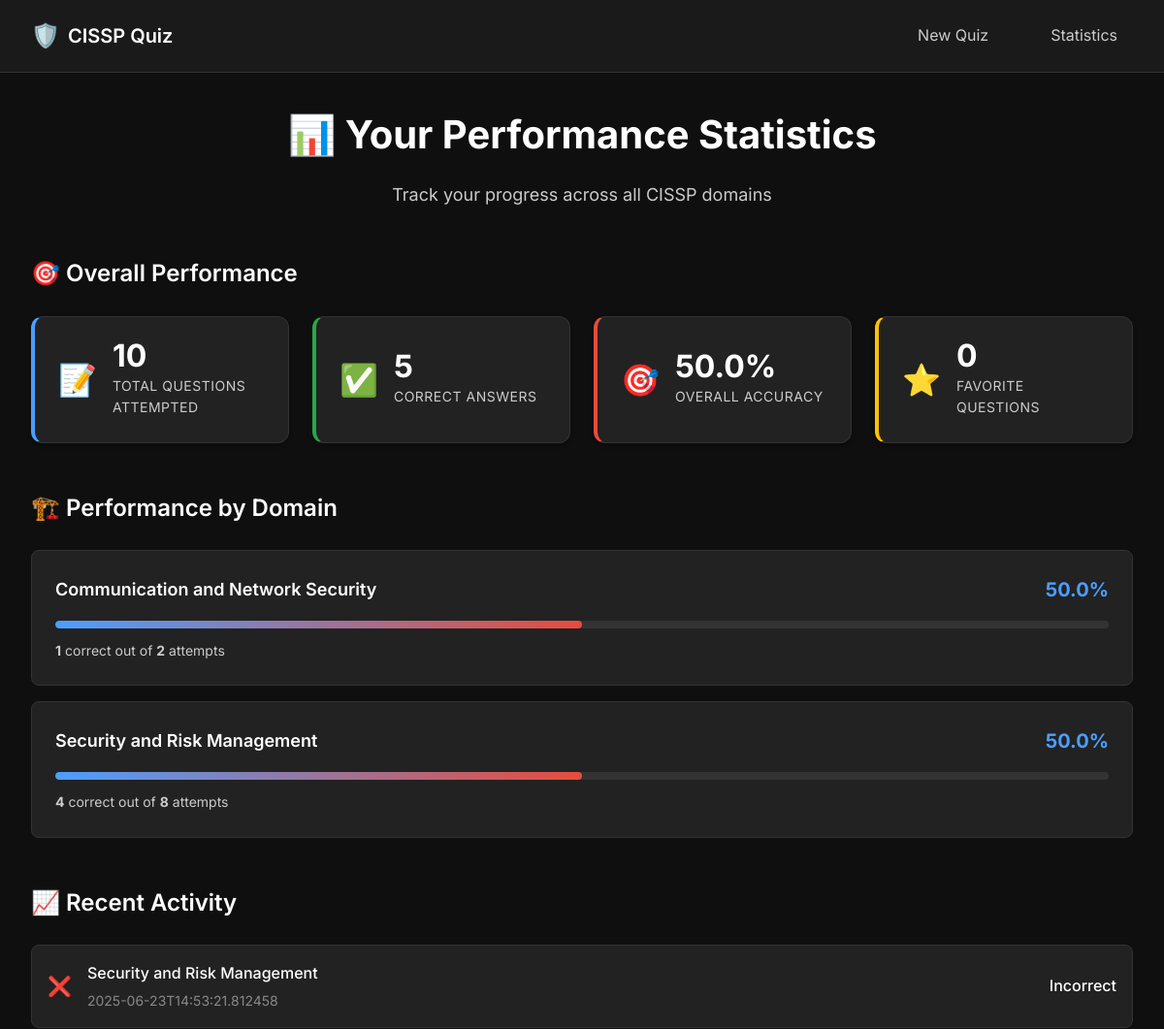
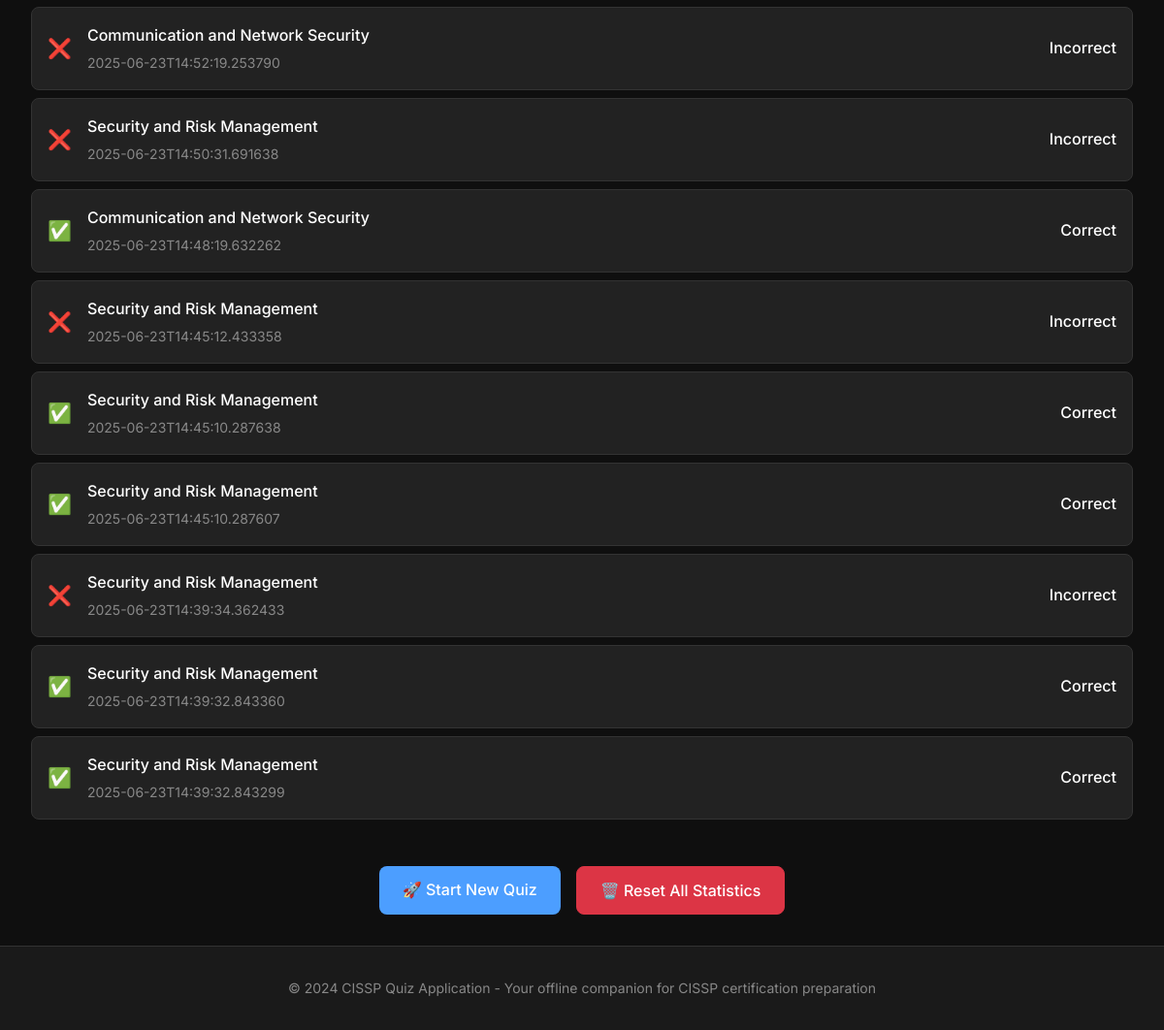
The app's page /statistics with its own data (2 pictures, top to bottom).
### tables this page shows
CREATE TABLE results (
            id INTEGER PRIMARY KEY AUTOINCREMENT,
            question_id TEXT,
            user_answer TEXT,
            correct_answer TEXT,
            correct INTEGER,
            domain TEXT,
            timestamp TEXT
        );

### app.py (the view)
@app.route('/statistics')
def statistics():
    stats = get_results_summary(get_db())
    return render_template('statistics.html', stats=stats)

### app.py (called while the page is built)
def get_db():
    if 'db' not in g:
        g.db = sqlite3.connect(db_path)
        g.db.row_factory = sqlite3.Row
    return g.db

@app.teardown_appcontext
def close_db_context(error):
    close_db()

### templates/statistics.html (shortened to what this page needs)
{% extends "base.html" %}
{% block content %}
<div class="container">
    <div class="stats-header">
        <h1 class="stats-title">📊 Your Performance Statistics</h1>
        <p class="stats-subtitle">Track your progress across all CISSP domains</p>
    </div>
    <div class="stats-section">
        <h2 class="section-title">🎯 Overall Performance</h2>
        <div class="stats-grid">
            <div class="stat-card primary">
                <div class="stat-icon">📝</div>
                <div class="stat-content">
                    <div class="stat-number">{{ stats.overall_attempts or 0 }}</div>
                    <div class="stat-label">Total Questions Attempted</div>
                </div>
            </div>
            <div class="stat-card success">
                <div class="stat-icon">✅</div>
                <div class="stat-content">
                    <div class="stat-number">{{ stats.overall_correct or 0 }}</div>
                    <div class="stat-label">Correct Answers</div>
                </div>
            </div>
            <div class="stat-card accent">
                <div class="stat-icon">🎯</div>
                <div class="stat-content">
                    <div class="stat-number">
                        {% if stats.overall_attempts %}
                            {{ "%.1f"|format((stats.overall_correct / stats.overall_attempts * 100)) }}%
                        {% else %}
                            0.0%
                        {% endif %}
                    </div>
                    <div class="stat-label">Overall Accuracy</div>
                </div>
            </div>
            <div class="stat-card warning">
                <div class="stat-icon">⭐</div>
                <div class="stat-content">
                    <div class="stat-number">{{ stats.favorite_count or 0 }}</div>
                    <div class="stat-label">Favorite Questions</div>
                </div>
            </div>
        </div>
    </div>
    {% if stats.domain_stats %}
    <div class="stats-section">
        <h2 class="section-title">🏗️ Performance by Domain</h2>
        <div class="domain-stats">
            {% for domain, domain_data in stats.domain_stats.items() %}
            <div class="domain-stat-card">
                <div class="domain-header">
                    <h3 class="domain-name">{{ domain }}</h3>
                    <div class="domain-accuracy">
                        {% if domain_data.attempts %}
                            {{ "%.1f"|format((domain_data.correct / domain_data.attempts * 100)) }}%
                        {% else %}
                            0.0%
                        {% endif %}
                    </div>
                </div>
                <div class="domain-progress">
                    <div class="progress-bar">
                        <div class="progress-fill" style="width: {% if domain_data.attempts %}{{ (domain_data.correct / domain_data.attempts * 100)|round(1) }}{% else %}0{% endif %}%"></div>
                    </div>
                </div>
                <div class="domain-details">
                    <span class="domain-detail">
                        <strong>{{ domain_data.correct }}</strong> correct out of <strong>{{ domain_data.attempts }}</strong> attempts
                    </span>
                </div>
            </div>
            {% endfor %}
        </div>
    </div>
    {% endif %}
    {% if stats.recent_results %}
    <div class="stats-section">
        <h2 class="section-title">📈 Recent Activity</h2>
        <div class="activity-list">
            {% for result in stats.recent_results %}
            <div class="activity-item">
                <div class="activity-icon">
                    {% if result.correct %}✅{% else %}❌{% endif %}
                </div>
                <div class="activity-content">
                    <div class="activity-domain">{{ result.domain }}</div>
                    <div class="activity-time">{{ result.timestamp }}</div>
                </div>
                <div class="activity-result">
                    {% if result.correct %}Correct{% else %}Incorrect{% endif %}
                </div>
            </div>
            {% endfor %}
        </div>
    </div>
    {% endif %}
    <div class="stats-actions">
        <a href="/" class="btn btn-primary">🚀 Start New Quiz</a>
        {% if stats.overall_attempts %}
        <button class="btn btn-danger" onclick="resetStatistics()">🗑️ Reset All Statistics</button>
        {% endif %}
    </div>
</div>
{% endblock %}

### templates/base.html (shortened to what this page needs)
<!DOCTYPE html>
<html lang="en">
<head>
    <link rel="stylesheet" href="{{ url_for('static', filename='css/style.css') }}">
</head>
<body>
    <nav class="navbar">
        <div class="nav-container">
            <a href="/" class="nav-brand">
                <span class="nav-icon">🛡️</span>
                CISSP Quiz
            </a>
            <div class="nav-links">
                <a href="/" class="nav-link">New Quiz</a>
                <a href="/statistics" class="nav-link">Statistics</a>
            </div>
        </div>
    </nav>
    <main class="main-content">
        {% block content %}{% endblock %}
    </main>
    <footer class="footer">
        <div class="footer-content">
            <p>&copy; 2024 CISSP Quiz Application - Your offline companion for CISSP certification preparation</p>
        </div>
    </footer>
</body>
</html>

### records on screen
results: domain "Security and Risk Management", timestamp "2025-06-23T14:53:21.812458", correct "Incorrect"
results: domain "Communication and Network Security", timestamp "2025-06-23T14:52:19.253790", correct "Incorrect"
results: domain "Security and Risk Management", timestamp "2025-06-23T14:50:31.691638", correct "Incorrect"
results: domain "Communication and Network Security", timestamp "2025-06-23T14:48:19.632262", correct "Correct"
results: domain "Security and Risk Management", timestamp "2025-06-23T14:45:12.433358", correct "Incorrect"
results: domain "Security and Risk Management", timestamp "2025-06-23T14:45:10.287638", correct "Correct"
results: domain "Security and Risk Management", timestamp "2025-06-23T14:45:10.287607", correct "Correct"
results: domain "Security and Risk Management", timestamp "2025-06-23T14:39:34.362433", correct "Incorrect"
results: domain "Security and Risk Management", timestamp "2025-06-23T14:39:32.843360", correct "Correct"
results: domain "Security and Risk Management", timestamp "2025-06-23T14:39:32.843299", correct "Correct"

### other values on screen
{{ stats.overall_attempts or 0 }} "10"
{{ stats.overall_correct or 0 }} "5"
{{ "%.1f"|format((stats.overall_correct / stats.overall_attempts * 100)) }} "50.0"
{{ stats.favorite_count or 0 }} "0"
{{ domain }} "Communication and Network Security" "Security and Risk Management"
{{ "%.1f"|format((domain_data.correct / domain_data.attempts * 100)) }} "50.0" "50.0"
{{ domain_data.correct }} "1" "4"
{{ domain_data.attempts }} "2" "8"
